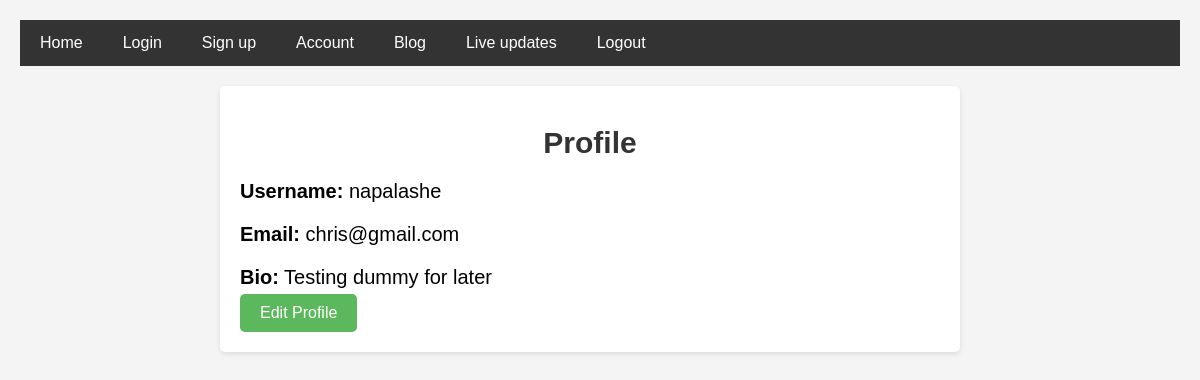
The page /user/account/ (signed in) on the database as committed earlier.
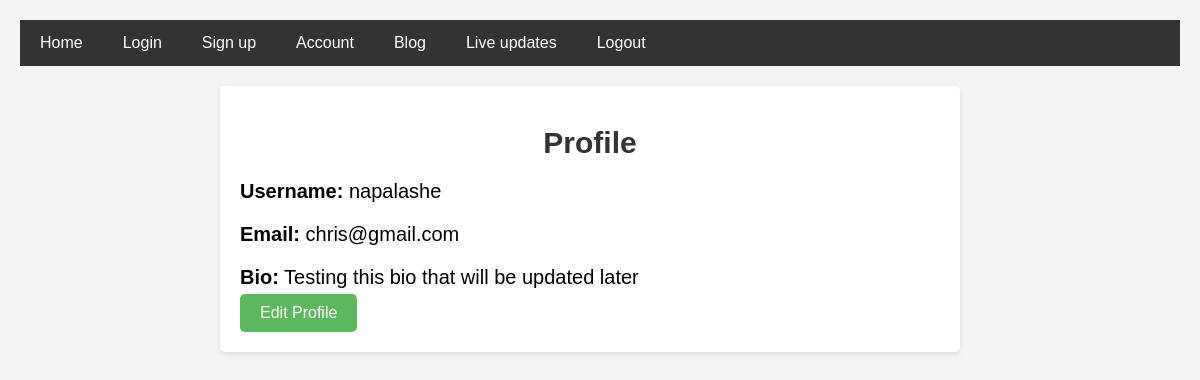
The same page on the database as committed later.
### userauths/models.py (models this page shows, shortened)
class User(AbstractUser):
    email = models.EmailField(unique = True)
    username = models.CharField(max_length=100)
    bio = models.CharField(max_length=100)
    USERNAME_FIELD = 'email'
    REQUIRED_FIELDS = ['username']

### userauths/views.py (the view)
# urls.py: path('account/', views.account_view, name = 'account'),
@login_required
def account_view(request):
    return render(request, 'userauths/account.html', {'user': request.user})

### templates/userauths/account.html (shortened to what this page needs)
{% extends "partials/base.html" %} {% block content %}
<link rel="stylesheet" href="static/css/styles.css" />
<div class="profile-container">
  <div class="profile-sidebar">
    <h1>Profile</h1>
    <p><strong>Username:</strong> {{ user.username }}</p>
    <p><strong>Email:</strong> {{ user.email }}</p>
    <p><strong>Bio:</strong> {{ user.bio }}</p>
    <a href="{% url 'userauths:edit-profile' %}" class="edit-profile-btn"
      >Edit Profile</a
    >
  </div>
</div>
{% endblock content %}

Rows that differ between the two databases and show on the page:
changed User "napalashe": bio "Testing dummy for later" → "Testing this bio that will be updated later"
